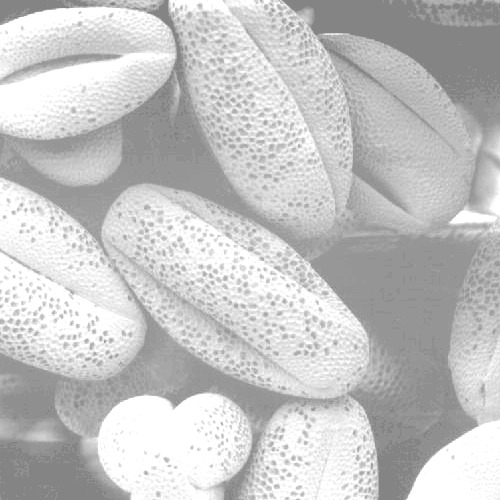
#> input picture Lab 6/hist2.tif, 500 x 500 px
$ python 'task 2.py'
#> lines starting #> are read from the running program, lines starting #| are printed output that depends on the picture
import cv2 as cv
from matplotlib import pyplot as plt

img = cv.imread('hist2.tif', cv.IMREAD_GRAYSCALE)
#> img is the input picture: shape (500, 500); min 132, max 255, mean 196.4

rows, cols = img.shape
#> rows = 500; cols = 500
intensities = {}
for y in range(rows):
    for x in range(cols):
        pix_value = img.item(y, x)
        if pix_value in intensities:
            intensities[pix_value] += 1
        else:
            intensities[pix_value] = 1
#> after the loop, intensities = 49 items

Transform_dict = {}
prev_val = 0
for key, value in intensities.iteritems():
    Transform_dict[key] = int((value / float(rows * cols)) * 255) + prev_val
    prev_val = Transform_dict[key]
#> this loop made 49 passes
#> (key, value, prev_val) on passes 1 to 12: (132, 17718, 18), (143, 9441, 27), (149, 16457, 43), (142, 1750, 44), (151, 10381, 54), (166, 4562, 58), (171, 2641, 60), (175, 5860, 65), (177, 1861, 66), (164, 961, 66), (184, 4290, 70), (190, 6031, 76)
#> after the loop, Transform_dict = 49 items

for y in range(rows):
    for x in range(cols):
        pix_value = img.item(y, x)
        img[y, x] = Transform_dict[pix_value]
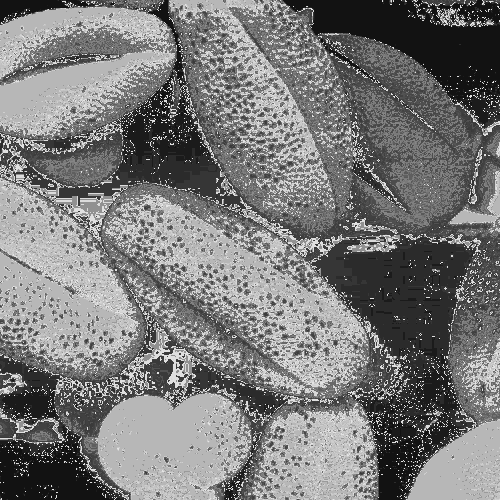
#> img: shape (500, 500); min 18, max 229, mean 120.7

hist = cv.calcHist([img], [0], None, [256], [0, 256])
#> hist = 256 values, max 28659 at index 183, min 0 at index 0, mean 976.6
plt.plot(hist)
# plt.show()
plt.savefig("equalized_hist.png")
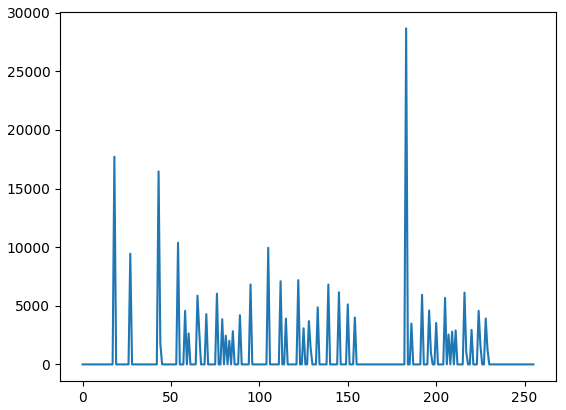
#> figure drawn by matplotlib, 1 panel; curve peaks at x = 183, y = 28659
cv.imwrite("equalized.jpg", img)
